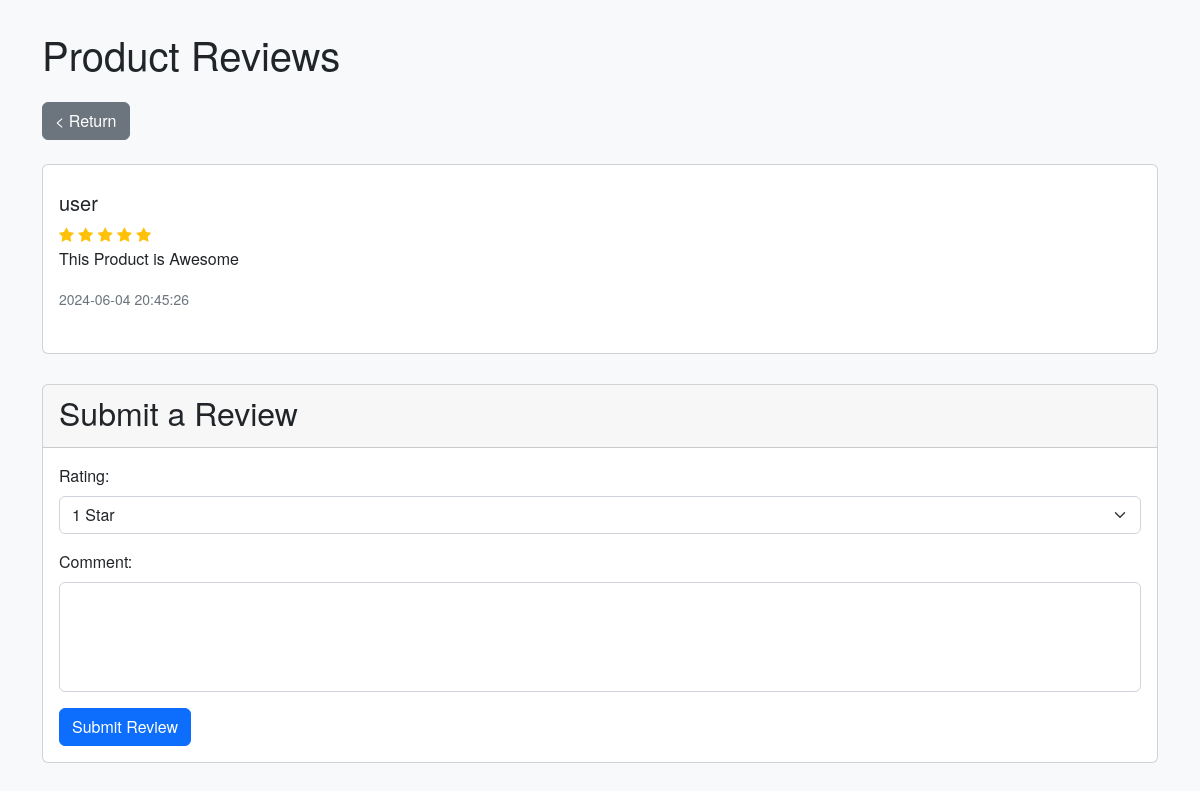
Screenshot of /user_review.php?product_id=18 (signed in) with the database file from the repository.
### tables this page shows
CREATE TABLE `reviews` (
  `review_id` int(11) NOT NULL,
  `product_id` int(11) NOT NULL,
  `user_id` int(11) NOT NULL,
  `rating` int(11) NOT NULL,
  `comment` text NOT NULL,
  `date_added` datetime NOT NULL DEFAULT current_timestamp() ON UPDATE current_timestamp()
);

CREATE TABLE `users` (
  `user_id` int(11) NOT NULL,
  `username` varchar(250) NOT NULL,
  `password` varchar(250) NOT NULL,
  `roles` char(1) NOT NULL DEFAULT 'A',
  `first_name` varchar(50) NOT NULL,
  `last_name` varchar(50) NOT NULL,
  `email` varchar(100) NOT NULL,
  `date_added` datetime NOT NULL DEFAULT current_timestamp() ON UPDATE current_timestamp()
);

### user_review.php (the view, shortened to what this page needs)
<?php
@include 'connection.php';
if (isset($_GET['product_id'])) {
    $product_id = intval($_GET['product_id']);
    $stmt = $conn->prepare("SELECT users.username, reviews.rating, reviews.comment, reviews.date_added FROM reviews JOIN users ON reviews.user_id = users.user_id WHERE reviews.product_id = ?");
    if ($stmt) {
        $stmt->bind_param("i", $product_id);
        $stmt->execute();
        $result = $stmt->get_result();
        if ($result->num_rows > 0) {
            $reviews = $result->fetch_all(MYSQLI_ASSOC);
        } else {
            $reviews = [];
        }
    } else {
        echo "Error preparing statement: " . $conn->error;
    }
} else {
    echo "No product ID provided.";
    exit;
}
?>
<!DOCTYPE html>
<html>
<head>
    <link href="https://stackpath.bootstrapcdn.com/font-awesome/4.7.0/css/font-awesome.min.css" rel="stylesheet">
    <link href="https://cdn.jsdelivr.net/npm/bootstrap@5.2.0-beta1/dist/css/bootstrap.min.css" rel="stylesheet">
    <link rel="stylesheet" href="main.css">
</head>
<body>
    <div class="container">
        <h1 class="mb-4">Product Reviews</h1>
        <div class="mb-4">
            <a href="user_orders.php?product_id=<?php echo htmlspecialchars($product_id); ?>" class="btn btn-secondary">
                < Return
            </a>
        </div>
        <div class="card mb-4">
            <div class="card-body">
                <?php if (count($reviews) > 0): ?>
                    <ul class="list-unstyled">
                        <?php foreach ($reviews as $row): ?>
                            <li class="review-item">
                                <h5><?php echo htmlspecialchars($row['username'] ?? 'Unknown user'); ?></h5>
                                <div class="rating">
                                    <?php for ($i = 0; $i < 5; $i++): ?>
                                        <i class="fa fa-star<?php echo $i < $row['rating'] ? '' : '-o'; ?>"></i>
                                    <?php endfor; ?>
                                </div>
                                <p><?php echo htmlspecialchars($row['comment'] ?? 'No comment'); ?></p>
                                <small class="text-muted"><?php echo htmlspecialchars($row['date_added'] ?? 'No date'); ?></small>
                            </li>
                        <?php endforeach; ?>
                    </ul>
                <?php else: ?>
                    <p>No reviews yet.</p>
                <?php endif; ?>
            </div>
        </div>
        <div class="card review-form">
            <div class="card-header">
                <h2>Submit a Review</h2>
            </div>
            <div class="card-body">
                <form method="post" action="">
                    <div class="mb-3">
                        <label for="rating" class="form-label">Rating:</label>
                        <select name="rating" id="rating" class="form-select" required>
                            <option value="1">1 Star</option>
                        </select>
                    </div>
                    <div class="mb-3">
                        <label for="comment" class="form-label">Comment:</label>
                        <textarea name="comment" id="comment" rows="4" class="form-control" required></textarea>
                    </div>
                    <button type="submit" class="btn btn-primary">Submit Review</button>
                </form>
            </div>
        </div>
    </div>
</body>
</html>

### user_review.php (style rules this page uses)
body { background: #f8f9fa; font-family: 'Helvetica Neue', Helvetica, Arial, sans-serif; }
.container { margin-top: 30px; }
.review-item { border-bottom: 1px solid #ddd; padding: 10px 0; }
.review-item:last-child { border-bottom: none; }
.rating { color: #ffc107; }
.review-form { margin-top: 30px; }
.review-form textarea { resize: none; }

### rows the page displays
reviews: user.username "user", rating 5 (drawn), comment "This Product is Awesome", date_added "2024-06-04 20:45:26"
